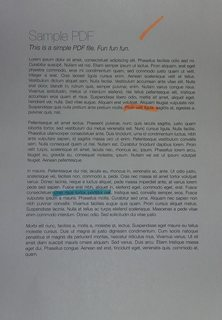
#> input picture 56905592-automatic-contrast-brightness/1.jpg, 222 x 320 px
$ python manual_contrast_brightness.py
#> lines starting #> are read from the running program, lines starting #| are printed output that depends on the picture
import cv2
import numpy as np
from matplotlib import pyplot as plt

image = cv2.imread('1.jpg')
#> image is the input picture: shape (320, 222, 3); mean B, G, R 132.2, 131.3, 129.7

alpha = 1.95 # Contrast control (1.0-3.0)
beta = 0 # Brightness control (0-100)

manual_result = cv2.convertScaleAbs(image, alpha=alpha, beta=beta)
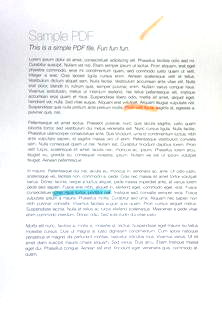
#> manual_result: shape (320, 222, 3); mean B, G, R 245.3, 244.9, 243.7

cv2.imshow('original', image)
cv2.imshow('manual_result', manual_result)
cv2.waitKey()
